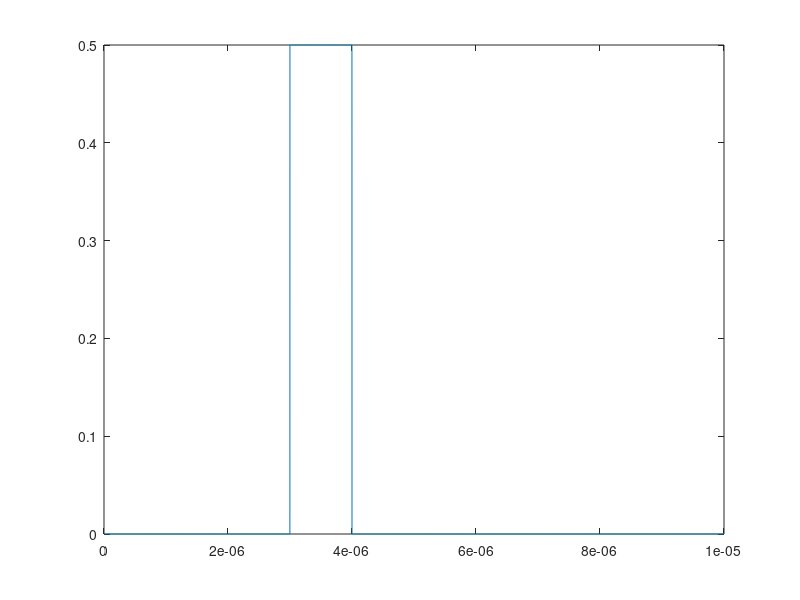

The MATLAB source for this figure:
my_signal = zeros(1, 10000);
td = 450 * 2 / 3e8;
ts = 1e-9;
tau = 1e-6;
start_index = ceil(td / ts);
end_index = ceil((td + tau) / ts);
my_signal(start_index:end_index) = 0.5;
time = (0:9999) * ts;
plot(time, my_signal);